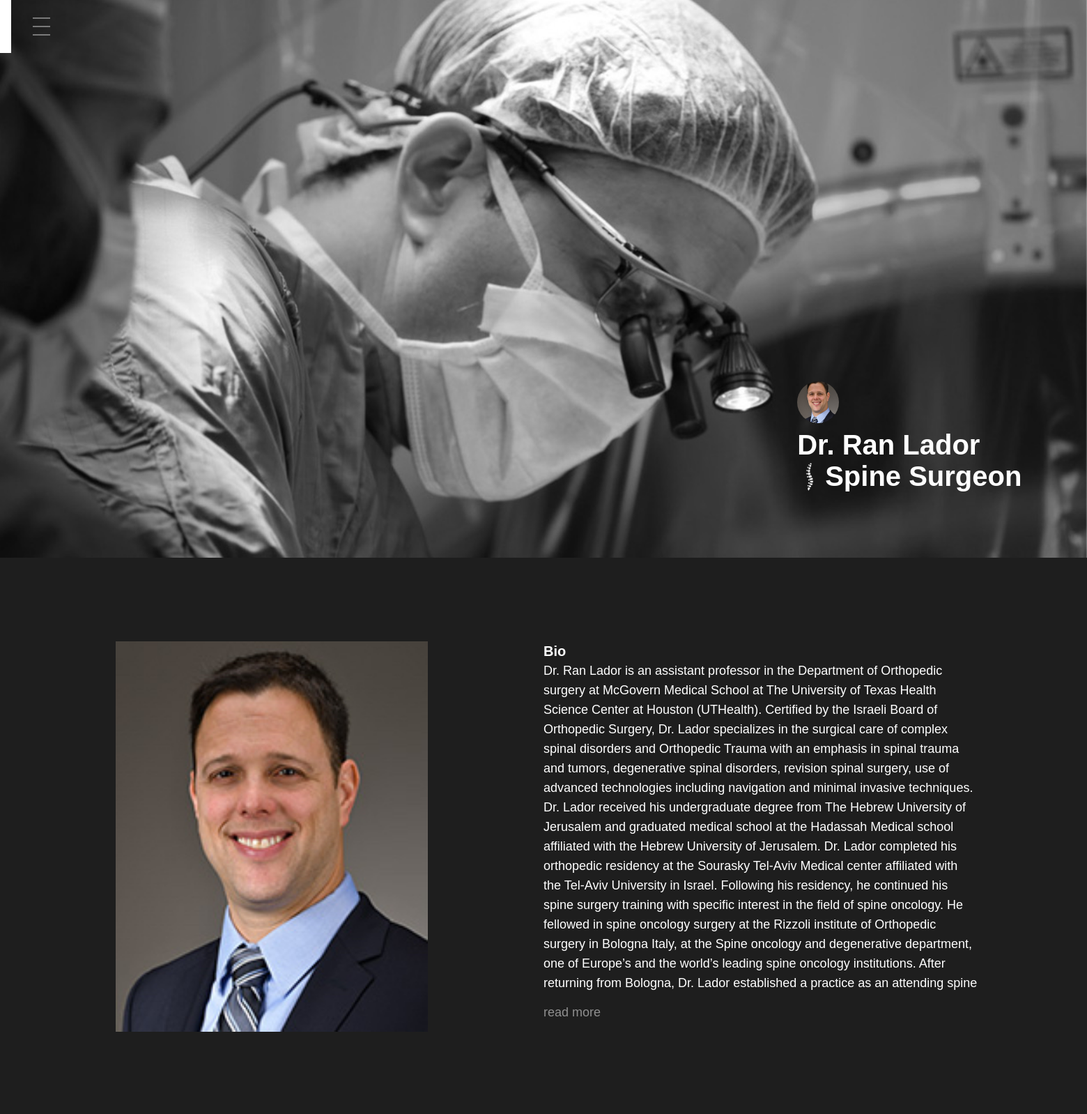
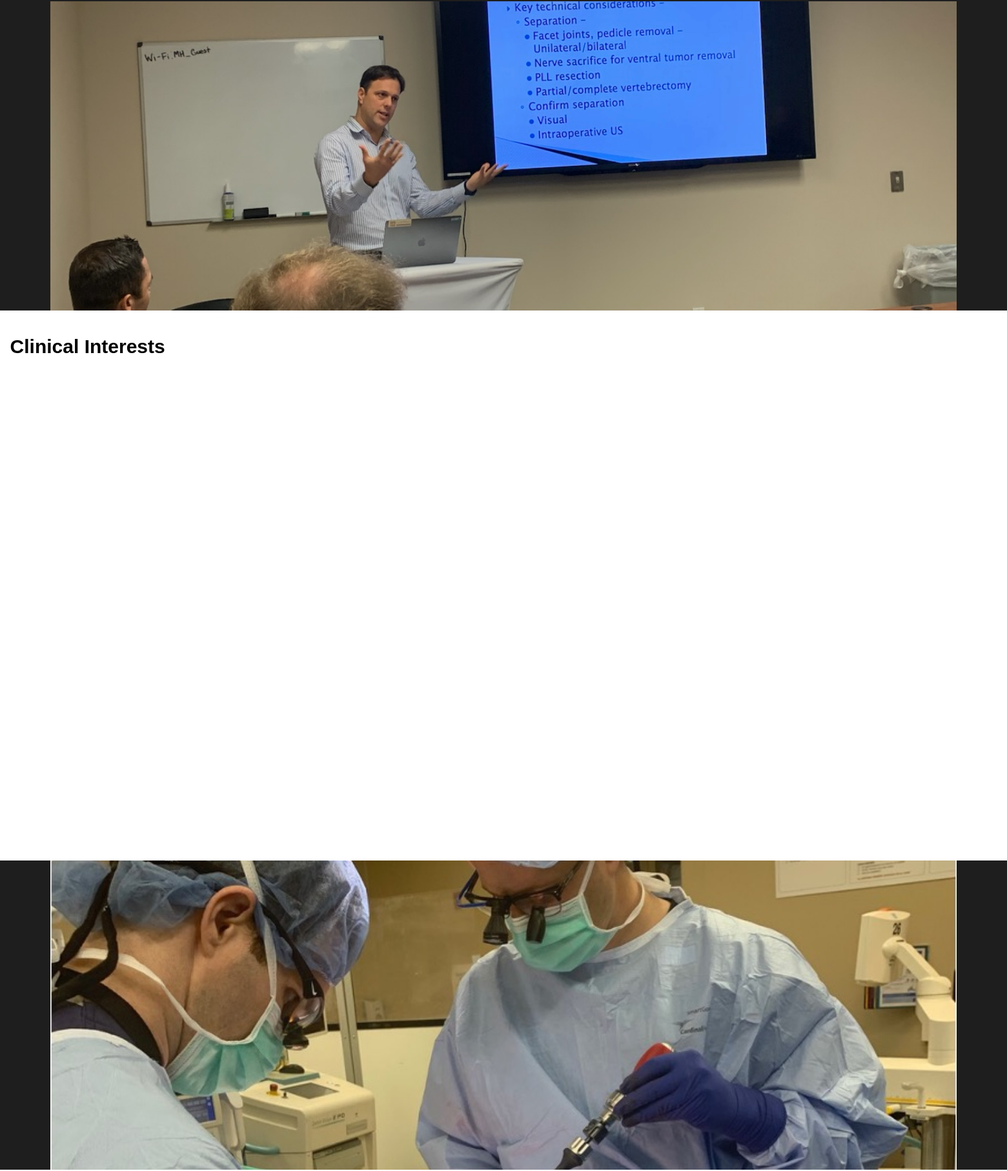
The page / (upper part) on the database its author committed (2 pictures, top to bottom).
### home/models.py (models this page shows)
class Home(models.Model):
    backgroundImage = models.FileField(upload_to="images/", blank=True)
    altBackgroundImage = models.FileField(upload_to="images/", blank=True)
    name = models.CharField(max_length=300, blank=True)
    profileImage = models.FileField(upload_to="images/", blank=True)
    title = models.CharField(max_length=300, blank=True)
    bio = models.TextField(blank=True)
    scheduleLing = models.TextField
    research = models.TextField(blank=True)

### home/views.py (the view)
# urls.py: path("", views.index, name="index"),
def index(request):
    if request.method == "GET":
        key_words = KEY
        return render(request, "home/index.html", {
            "home": Home.objects.all()[len(Home.objects.all())-1],
            'resume': Resume.objects.all()[len(Resume.objects.all())-1],
            "interests": Interest.objects.all(),
            "page_title": "Home",
            "description": HOME_DESCRIPTION,
            "key_words": key_words,
            'locations': Location.objects.all(),
            'contact': Contact.objects.all()[len(Contact.objects.all())-1],
            'homepage': True,
        })

### home/models.py (called while the page is built)
    def __str__(self):
        return self.interest

### home/templates/home/index.html (shortened to what this page needs)
{% include 'home/layout.html' %}
{% block body %}
<head>
</head>
<div id="home-page">
    <div id="all-content">
                <div id="bio-view">
                    <div id="bio-profile-view"><img id="bio-profile" src="/media/{{home.profileImage}}"/></div>
                    <div id="bio-right">
                        <div id="bio-title">Bio</div>
                        <div id="bio-content">
                            {{home.bio}}
                        </div>
                        <div id="bio-read-more" onclick="readMore()">
                        </div>
                    </div>
                </div>
                <div class="parallax" id="parallax-1"></div>
                <div id="interests-view">
                    <div id="interests-title">Clinical Interests</div>
                    <div id="interests">
                    </div>
                </div>
                <div class="parallax" id="parallax-2"></div>
    </div>
        <div id="home-background-view">
            <img src="/media/{{home.altBackgroundImage}}" class="home-background" id="home-black-white-back"/>
        </div>
    <div id="content-view">
        <div id="home-content-top">
            <div id="home-front-text-view">
                <div>{{home.name}}</div>
                <div style="flex-direction: row; display: flex; align-items: center;">
                    <div>
                    </div>
                </div>
            </div>
        </div>
    </div>
</div>
{% endblock %}

### home/templates/home/layout.html (style rules this page uses)
img { -webkit-user-drag: none; image-rendering:optimizeSpeed; }
body { margin: 0px; padding: 0px; overflow-x: hidden; font-family: gill sans, sans-serif; }
#home-page { position: relative; }
#home-background-view { width: 100vw; height: 100vh; display: flex; flex-direction: column; align-items: flex-end; justify-content: flex-end; position: fixed; }
.home-background { width: 100vw; height: 100vh; object-fit: cover; position: absolute; }
#home-front-text-view { align-self: flex-end; justify-self: flex-end; position: absolute; color: white; font-size: 40px; font-weight: bold; padding-right: 6vw; padding-bottom: 6vw; transition: .5s; }
#content-view { min-height: 300vh; width: 100vw; pointer-events: none; }
#home-content-top { width: 100vw; height: 100vh; display: flex; flex-direction: column; position: relative; justify-content: flex-end; }
#bio-view { width: 100vw; display: flex; flex-direction: row; }
#bio-profile { height: 70vh; object-fit: cover; max-width: 40vw; }
#bio-profile-view { width: 50vw; height: 100vh; display: flex; align-items: center; justify-content: center; }
#bio-right { width: 50vw; padding-top: 15vh; padding-bottom: 15vh; font-size: 18px; line-height: 28px; }
#all-content { width: 100vw; padding-top: 100vh; position: absolute; pointer-events: auto; display: flex; flex-direction: column; transition: .4s; }
#bio-title { font-weight: 600; font-size: 20px; }
#bio-content { width: 40vw; }
.bio-content-less { overflow: hidden; text-overflow: ellipsis; white-space: wrap; height: 60vh; }
#bio-read-more { height: 5vh; display: flex; flex-direction: column; justify-content: flex-end; opacity: .5; transition: .4s; cursor: pointer; width: fit-content; position: relative; }
#bio-read-more:after { display:block; content: ''; border-bottom:solid 2px #d7d4cd; border-bottom-right-radius: 225px 15px; border-bottom-left-radius:15px 255px; transform: scaleX(0); transition: transform 250ms ease-in-out; }
#interests-view { width: 100vw; background-color: white; color: black; padding-top: 2.5vw; padding-bottom: 2.5vw; }
#interests-title { font-weight: 600; font-size: 30px; display: flex; flex-direction: row; padding-left: 1vw; }
#interests { width: 100vw; display: flex; flex-direction: row; flex-wrap: wrap; position: relative; justify-content: center; }
.parallax { height: 100%; height: 55vh; width: 90vw; align-self: center; background-position: center; position: relative; background-repeat: no-repeat; background-size: cover; background-attachment: fixed; padding-top: 2.5vw; }
@media only screen and (max-device-width: 1366px) { .parallax { background-attachment: scroll; } }
#parallax-1 { background-image: url("/media/images/IMG_9006.jpeg"); }
#parallax-2 { background-image: url("/media/images/Surgery.jpg"); }

### home/templates/home/index.html (style rules this page uses)
#all-content { background-color: rgb(30,30,30); color: white; }

### rows shown on the page
Home: profileImage (picture), bio "Dr. Ran Lador is an assistant professor in the Department of Orthopedic surgery at McGovern Medical School at The University of Texas Health Science Center at Houston (UTHealth). Certified by the Israeli Board of Orthopedic Surgery, Dr. Lador specializes in the surgical care of complex spinal disorders and Orthopedic Trauma with an emphasis in spinal trauma and tumors, degenerative spinal disorders, revision spinal surgery, use of advanced technologies including navigation and minimal invasive techniques. Dr. Lador received his undergraduate degree from The Hebrew University of Jerusalem and graduated medical school at the Hadassah Medical school affiliated with the Hebrew University of…", altBackgroundImage (picture)
